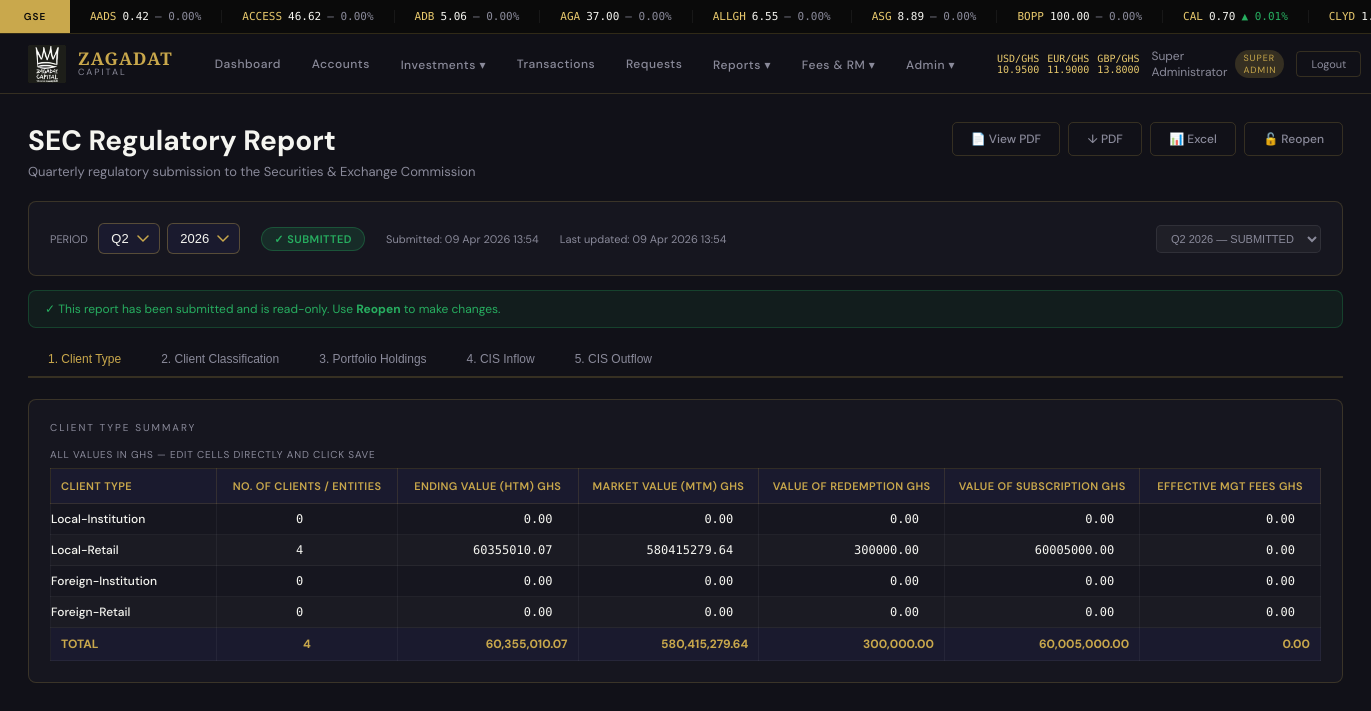
Screenshot of /sec/ (signed in) with the database file from the repository.
### models.py (models this page shows, shortened)
class AdminUser(UserMixin, db.Model):
    __tablename__ = 'admin_users'
    id            = db.Column(db.Integer, primary_key=True)
    staff_id      = db.Column(db.String(20), unique=True, nullable=False)
    full_name     = db.Column(db.String(120), nullable=False)
    email         = db.Column(db.String(120), unique=True, nullable=False)
    password_hash = db.Column(db.String(256), nullable=False)
    role          = db.Column(db.String(40), nullable=False, default='REPORT_VIEWER')
    is_active     = db.Column(db.Boolean, default=True)
    created_at    = db.Column(db.DateTime, default=datetime.utcnow)
    created_by    = db.Column(db.Integer, nullable=True)
    last_login    = db.Column(db.DateTime, nullable=True)
    is_rm         = db.Column(db.Boolean, default=False)
    rm_commission_rate = db.Column(db.Float, default=1.0)
    def has_permission(self, p):
        return ADMIN_ROLES.get(self.role, {}).get('level', 0) >= PERMISSION_MAP.get(p, 100)
    @property
    def is_super_admin(self): return self.role == 'SUPER_ADMIN'

class SECReport(db.Model):
    __tablename__ = 'sec_reports'
    id           = db.Column(db.Integer, primary_key=True)
    year         = db.Column(db.Integer, nullable=False)
    quarter      = db.Column(db.String(2), nullable=False)   # Q1 Q2 Q3 Q4
    status       = db.Column(db.String(20), default='DRAFT') # DRAFT SUBMITTED
    created_by   = db.Column(db.Integer, nullable=True)
    created_at   = db.Column(db.DateTime, default=datetime.utcnow)
    updated_at   = db.Column(db.DateTime, default=datetime.utcnow)
    submitted_at = db.Column(db.DateTime, nullable=True)
    notes        = db.Column(db.Text, nullable=True)
    client_type_rows   = db.relationship('SECClientTypeRow',   backref='report', lazy=True, cascade='all,delete-orphan')
    client_class_rows  = db.relationship('SECClientClassRow',  backref='report', lazy=True, cascade='all,delete-orphan')
    portfolio_holdings = db.relationship('SECPortfolioHolding',backref='report', lazy=True, cascade='all,delete-orphan')
    cis_inflows        = db.relationship('SECCISInflow',       backref='report', lazy=True, cascade='all,delete-orphan')
    cis_outflows       = db.relationship('SECCISOutflow',      backref='report', lazy=True, cascade='all,delete-orphan')
    @property
    def label(self):
        return f'{self.quarter} {self.year}'

class SECClientTypeRow(db.Model):
    __tablename__ = 'sec_client_type_rows'
    id                  = db.Column(db.Integer, primary_key=True)
    report_id           = db.Column(db.Integer, db.ForeignKey('sec_reports.id'), nullable=False)
    client_type         = db.Column(db.String(40), nullable=False)
    no_clients          = db.Column(db.Integer,  default=0)
    htm_value           = db.Column(db.Float,    default=0.0)
    mtm_value           = db.Column(db.Float,    default=0.0)
    value_redemption    = db.Column(db.Float,    default=0.0)
    value_subscription  = db.Column(db.Float,    default=0.0)
    effective_mgt_fees  = db.Column(db.Float,    default=0.0)

### routes/sec_reports.py (the view)
@sec_bp.route('/')
@login_required
def index():
    year    = int(request.args.get('year',    date.today().year))
    quarter = request.args.get('quarter', _current_quarter())
    report  = _get_or_create_report(year, quarter)
    if report.status != 'SUBMITTED':
        try:
            _auto_populate(report)
        except Exception as e:
            flash(f'Auto-populate warning: {e}', 'info')
    all_reports = SECReport.query.order_by(
        SECReport.year.desc(), SECReport.quarter).all()
    cur_year = date.today().year
    return render_template(
        'admin/sec_report.html',
        report=report,
        all_reports=all_reports,
        year=year, quarter=quarter,
        client_types=SEC_CLIENT_TYPES,
        classifications=SEC_CLIENT_CLASSIFICATIONS,
        securities=SEC_PORTFOLIO_SECURITIES,
        reg_bodies=SEC_REGULATORY_BODIES,
        years=list(range(cur_year + 1, 2020, -1)),  # current+1 down to 2021
    )

### templates/admin/sec_report.html (shortened to what this page needs)
{% extends 'base.html' %}
{% block content %}
<div class="page-content">
  <div class="sec-header">
    <div>
      <h1 style="margin-bottom:4px;">SEC Regulatory Report</h1>
      <p style="color:var(--grey);font-size:13px;">
        Quarterly regulatory submission to the Securities &amp; Exchange Commission
      </p>
    </div>
    <div class="export-bar">
      {% if report %}
      <a href="{{ url_for('sec.export_pdf', report_id=report.id) }}" target="_blank"
         class="btn btn-secondary" title="View PDF">📄 View PDF</a>
      <a href="{{ url_for('sec.export_pdf', report_id=report.id, download='1') }}"
         class="btn btn-secondary" title="Download PDF">↓ PDF</a>
      <a href="{{ url_for('sec.export_excel', report_id=report.id) }}"
         class="btn btn-secondary" title="Download Excel">📊 Excel</a>
      {% if report.status == 'DRAFT' %}
      <form method="POST" action="{{ url_for('sec.submit_report', report_id=report.id) }}"
            onsubmit="return confirm('Submit this report? You will not be able to edit it after submission.')">
        <button type="submit" class="btn btn-primary">✅ Submit Report</button>
      </form>
      {% else %}
      <form method="POST" action="{{ url_for('sec.reopen_report', report_id=report.id) }}"
            onsubmit="return confirm('Reopen this report for editing?')">
        <button type="submit" class="btn btn-secondary">🔓 Reopen</button>
      </form>
      {% endif %}
      {% endif %}
    </div>
  </div>
  <div class="card mb-2">
    <div style="display:flex;align-items:center;gap:1.5rem;flex-wrap:wrap;">
      <div class="sec-period-bar">
        <label style="font-size:11px;color:var(--grey);text-transform:uppercase;">Period</label>
        <form id="period-form" method="GET" action="{{ url_for('sec.index') }}"
              style="display:flex;align-items:center;gap:0.5rem;">
          <select name="quarter" onchange="this.form.submit()">
            {% for q in ['Q1','Q2','Q3','Q4'] %}
            <option value="{{ q }}" {% if q == quarter %}selected{% endif %}>{{ q }}</option>
            {% endfor %}
          </select>
          <select name="year" onchange="this.form.submit()">
            {% for y in years %}
            <option value="{{ y }}" {% if y == year %}selected{% endif %}>{{ y }}</option>
            {% endfor %}
          </select>
        </form>
      </div>
      {% if report %}
      <span class="status-badge {% if report.status == 'SUBMITTED' %}status-submitted{% else %}status-draft{% endif %}">
        {% if report.status == 'SUBMITTED' %}✓ Submitted{% else %}● Draft{% endif %}
      </span>
      {% if report.submitted_at %}
      <span style="font-size:11px;color:var(--grey);">
        Submitted: {{ report.submitted_at.strftime('%d %b %Y %H:%M') }}
      </span>
      {% endif %}
      <span style="font-size:11px;color:var(--grey);">
        Last updated: {{ report.updated_at.strftime('%d %b %Y %H:%M') }}
      </span>
      {% endif %}
      <div style="margin-left:auto;">
        <select onchange="if(this.value) window.location=this.value"
                style="background:rgba(255,255,255,0.04);border:1px solid rgba(255,255,255,0.08);border-radius:5px;color:var(--grey);padding:6px 10px;font-size:11px;outline:none;">
          {% for r in all_reports %}
          <option value="{{ url_for('sec.index', year=r.year, quarter=r.quarter) }}"
                  {% if r.id == report.id %}selected{% endif %}>
            {{ r.label }} — {{ r.status }}
          </option>
          {% endfor %}
        </select>
      </div>
    </div>
  </div>
  {% if report.status == 'SUBMITTED' %}
  <div style="background:rgba(39,174,96,0.08);border:1px solid rgba(39,174,96,0.25);border-radius:8px;padding:10px 16px;margin-bottom:1rem;font-size:12px;color:var(--green);">
    ✓ This report has been submitted and is read-only. Use <strong>Reopen</strong> to make changes.
  </div>
  {% endif %}
  <div class="sec-tabs">
    <button class="sec-tab active" onclick="showTab('client-type',   this)">1. Client Type</button>
    <button class="sec-tab"        onclick="showTab('client-class',  this)">2. Client Classification</button>
    <button class="sec-tab"        onclick="showTab('portfolio',     this)">3. Portfolio Holdings</button>
    <button class="sec-tab"        onclick="showTab('cis-inflow',    this)">4. CIS Inflow</button>
    <button class="sec-tab"        onclick="showTab('cis-outflow',   this)">5. CIS Outflow</button>
  </div>
  <div id="panel-client-type" class="sec-panel active">
    <div class="card">
      <div class="card-title" style="margin-bottom:0.3rem;">Client Type Summary</div>
      <p class="divider-label">All values in GHS — edit cells directly and click Save</p>
      {% set ct_map = {} %}
      <form method="POST" action="{{ url_for('sec.save_client_type', report_id=report.id) }}">
        <div style="overflow-x:auto;">
          <table class="sec-table" id="tbl-client-type">
            <thead>
              <tr>
                <th style="min-width:160px;text-align:left;">Client Type</th>
                <th>No. of Clients / Entities</th>
                <th>Ending Value (HTM) GHS</th>
                <th>Market Value (MTM) GHS</th>
                <th>Value of Redemption GHS</th>
                <th>Value of Subscription GHS</th>
                <th>Effective Mgt Fees GHS</th>
              </tr>
            </thead>
            <tbody>
              {% for ct in client_types %}
              {% set key = ct.replace(' ','_').replace('-','_') %}
              {% set row = ct_map.get(ct) %}
              <tr>
                <td class="row-label">{{ ct }}</td>
                <td><input class="sec-input int-input ct-no"
                           name="ct_no_{{ key }}" type="number" min="0"
                           value="{{ row.no_clients if row else 0 }}"
                           {% if report.status == 'SUBMITTED' %}readonly{% endif %}
                           oninput="calcTotals('tbl-client-type')"></td>
                <td><input class="sec-input ct-htm"
                           name="ct_htm_{{ key }}" type="number" step="0.01" min="0"
                           value="{{ '%.2f'|format(row.htm_value or 0) if row else '0.00' }}"
                           {% if report.status == 'SUBMITTED' %}readonly{% endif %}
                           oninput="calcTotals('tbl-client-type')"></td>
                <td><input class="sec-input ct-mtm"
                           name="ct_mtm_{{ key }}" type="number" step="0.01" min="0"
                           value="{{ '%.2f'|format(row.mtm_value or 0) if row else '0.00' }}"
                           {% if report.status == 'SUBMITTED' %}readonly{% endif %}
                           oninput="calcTotals('tbl-client-type')"></td>
                <td><input class="sec-input"
                           name="ct_red_{{ key }}" type="number" step="0.01" min="0"
                           value="{{ '%.2f'|format(row.value_redemption or 0) if row else '0.00' }}"
                           {% if report.status == 'SUBMITTED' %}readonly{% endif %}></td>
                <td><input class="sec-input"
                           name="ct_sub_{{ key }}" type="number" step="0.01" min="0"
                           value="{{ '%.2f'|format(row.value_subscription or 0) if row else '0.00' }}"
                           {% if report.status == 'SUBMITTED' %}readonly{% endif %}></td>
                <td><input class="sec-input"
                           name="ct_fee_{{ key }}" type="number" step="0.01" min="0"
                           value="{{ '%.2f'|format(row.effective_mgt_fees or 0) if row else '0.00' }}"
                           {% if report.status == 'SUBMITTED' %}readonly{% endif %}></td>
              </tr>
              {% endfor %}
            </tbody>
            <tfoot>
              <tr class="total-row" id="tbl-client-type-total">
                <td class="row-label">TOTAL</td>
                <td id="ct-tot-no"   style="text-align:center;padding:8px 10px;">0</td>
                <td id="ct-tot-htm"  style="text-align:right;padding:8px 10px;">0.00</td>
                <td id="ct-tot-mtm"  style="text-align:right;padding:8px 10px;">0.00</td>
                <td id="ct-tot-red"  style="text-align:right;padding:8px 10px;">0.00</td>
                <td id="ct-tot-sub"  style="text-align:right;padding:8px 10px;">0.00</td>
                <td id="ct-tot-fee"  style="text-align:right;padding:8px 10px;">0.00</td>
              </tr>
            </tfoot>
          </table>
        </div>
      </form>
    </div>
  </div>
      {% set cc_map = {} %}
      {% set ph_map = {} %}
</div>
{% endblock %}

### templates/base.html (shortened to what this page needs)
<!DOCTYPE html>
<html lang="en">
<head>
</head>
<body>
{% if current_user.is_authenticated %}
<div id="ticker-bar">
  <div class="ticker-label" id="ticker-exchange-label">GSE</div>
  <div class="ticker-track">
    <div class="ticker-inner" id="ticker-inner">
    </div>
  </div>
</div>
<nav class="topnav">
  <a href="{% if session.get('user_type') == 'admin' %}{{ url_for('admin.dashboard') }}{% else %}{{ url_for('user.dashboard') }}{% endif %}" class="nav-brand">
    <img src="{{ url_for('static', filename='img/logo.png') }}" alt="Zagadat">
    <div class="brand-text">
      <span class="brand-name">ZAGADAT</span>
      <span class="brand-sub">Capital</span>
    </div>
  </a>
  {% if session.get('user_type') == 'admin' %}
  <div class="nav-links">
    <a href="{{ url_for('admin.dashboard') }}" {% if request.endpoint == 'admin.dashboard' %}class="active"{% endif %}>Dashboard</a>
    <a href="{{ url_for('admin.accounts') }}" {% if 'account' in request.endpoint %}class="active"{% endif %}>Accounts</a>
    <div class="dropdown">
      <a href="{{ url_for('admin.investments') }}">Investments ▾</a>
    </div>
    <a href="{{ url_for('admin.transactions') }}">Transactions</a>
    <a href="{{ url_for('admin.client_requests') }}">Requests</a>
    <div class="dropdown">
      <a href="{{ url_for('reports.menu') }}">Reports ▾</a>
    </div>
    {% if current_user.has_permission('approve_account') %}
    <div class="dropdown">
      <a href="{{ url_for('admin.fees') }}">Fees & RM ▾</a>
    </div>
    {% endif %}
    {% if current_user.has_permission('manage_all') %}
    <div class="dropdown">
      <a href="{{ url_for('admin.admin_users') }}">Admin ▾</a>
    </div>
    {% endif %}
  </div>
  <div class="nav-right">
    <div class="fx-pill" id="fx-display">
      <span>USD/GHS <span id="fx-usd">—</span></span>
      <span>EUR/GHS <span id="fx-eur">—</span></span>
      <span>GBP/GHS <span id="fx-gbp">—</span></span>
    </div>
    <div class="nav-user">
      <span>{{ current_user.full_name }}</span>
      <span class="role-badge">{{ current_user.role.replace('_',' ') }}</span>
    </div>
    <a href="{{ url_for('auth.logout') }}" class="btn-logout">Logout</a>
  </div>
  {% endif %}
</nav>
{% endif %}
{% block content %}{% endblock %}
</body>
</html>

### rows the page displays
AdminUser: full_name "Super Administrator", role.replace "SUPER ADMIN"
SECReport: submitted_at "09 Apr 2026 13:54", updated_at "09 Apr 2026 13:54"
SECClientTypeRow: no_clients "0", htm_value "0.00", mtm_value "0.00", value_redemption "0.00", value_subscription "0.00", effective_mgt_fees "0.00"
SECClientTypeRow: no_clients "4", htm_value "60355010.07", mtm_value "580415279.64", value_redemption "300000.00", value_subscription "60005000.00", effective_mgt_fees "0.00"
SECClientTypeRow: no_clients "0", htm_value "0.00", mtm_value "0.00", value_redemption "0.00", value_subscription "0.00", effective_mgt_fees "0.00"
SECClientTypeRow: no_clients "0", htm_value "0.00", mtm_value "0.00", value_redemption "0.00", value_subscription "0.00", effective_mgt_fees "0.00"

### other values shown
{{ ct }} "Local-Institution" "Local-Retail" "Foreign-Institution" "Foreign-Retail"
form field quarter "Q2"
form field year "2026"
form field value "Q2 2026 — SUBMITTED"
